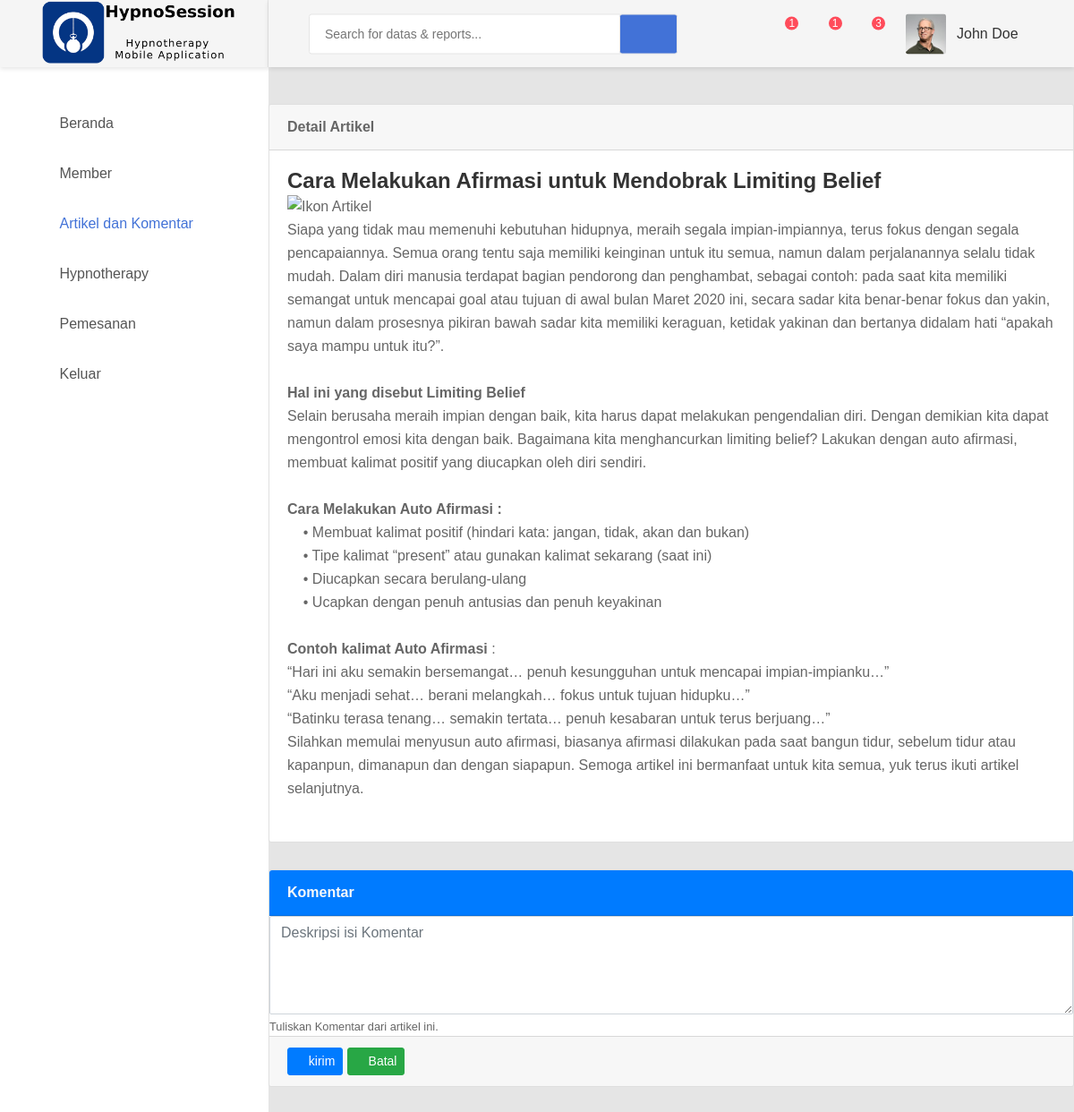
Screenshot of /artikel/detail/3 with the database file from the repository.
### artikel/models.py (models this page shows, shortened)
class Artikel(models.Model):
    ikon_src = models.TextField(null=True)
    judul = models.CharField(max_length=100)
    penulis = models.CharField(max_length=100, null=True)
    konten = models.TextField(null=True)
    aktif = models.BooleanField(default=True)
    publikasi = models.DateTimeField(auto_now_add=True)
    update = models.DateTimeField(auto_now=True)
    class Meta:
        db_table = 'artikel'

### artikel/views.py (the view)
# urls.py: path('detail/<int:id>', views.detail, name='detail'),
def detail(request, id):
    artikel = Artikel.objects.get(id=id)
    akun = Akun.objects.filter(status='staf').first()
    komen = Komentar.objects.filter(artikel=artikel)
    if request.method == 'POST':
        km = Komentar()
        km.member = akun
        km.artikel = artikel
        form = KomentarForm(request.POST or None, instance=km)
        if form.is_valid():
            form.save()
            path = '/artikel/detail/' + str(id)
            return redirect(path)
    else:
        form = KomentarForm()
    context = {
        'view': 'artikel',
        'title': 'Artikel dan Komentar -> Detail Data',
        'artikel': artikel,
        'komentar': komen,
        'form': form,
    }
    return render(request, 'artikel/detail.html', context)

### artikel/forms.py
class KomentarForm(forms.ModelForm):
    konten = forms.CharField(widget=forms.Textarea)
    konten.widget.attrs.update({
        'class': 'form-control',
        'placeholder': 'Deskripsi isi Komentar',
        'rows': 4
    })
    class Meta:
        model = Komentar
        fields = ['konten']

### artikel/templates/artikel/detail.html (shortened to what this page needs)
{% extends "base.html" %}
{% block content %}
{% load static %}
<div class="card">
    <div class="card-header">
        <strong>Detail Artikel</strong>
    </div>
    <div class="card-body card-block">
        <h3>{{ artikel.judul }}</h3>
        <div id="ikon-div" class="image">
            <img id="img-ikon" style="width: 150px; height: 150px;" src="{{ artikel.ikon_src }}" alt="Ikon Artikel">
        </div>
        <div id="artikel_konten">
            {% autoescape off%}
            {{ artikel.konten }}
            {% endautoescape %}
        </div>
    </div>
</div>
<div class="card">
    <form name="main_form" method="POST" action="">
        <div class="card-header bg-primary">
            <strong class=" card-title text-light">Komentar</strong>
        </div>
        {{ form.konten }}
        <small class="help-block form-text">Tuliskan Komentar dari artikel ini.</small>
        <div class="card-footer">
            <button type="submit" class="btn btn-primary btn-sm">
                <i class="fa fa-dot-circle-o"></i> kirim
            </button>
            <a class="btn btn-success btn-sm" href="/artikel" role="button">
                <i class="fa fa-ban"></i> Batal
            </a>
        </div>
    </form>
</div>
{% endblock %}

### rows the page displays
Artikel: judul "Cara Melakukan Afirmasi untuk Mendobrak Limiting Belief", konten "Siapa yang tidak mau memenuhi kebutuhan hidupnya, meraih segala impian-impiannya, terus fokus dengan segala pencapaiannya. Semua orang tentu saja memiliki keinginan untuk itu semua, namun dalam perjalanannya selalu tidak mudah. Dalam diri manusia terdapat bagian pendorong dan penghambat, sebagai contoh: pada saat kita memiliki semangat untuk mencapai goal atau tujuan di awal bulan Maret 2020 ini, secara sadar kita benar-benar fokus dan yakin, namun dalam prosesnya pikiran bawah sadar kita memiliki keraguan, ketidak yakinan dan bertanya didalam hati “apakah saya mampu untuk itu?”. Hal ini yang disebut Limiting Belief Selain berusaha meraih impian dengan baik, kita harus dapat melakukan…"
